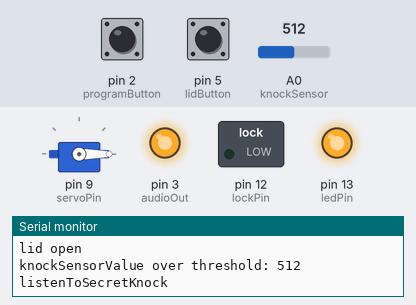
A sketch run on a simulated Arduino Uno, built with avr-gcc and run on an emulated ATmega328P. Shown: servo, switched loads named in the sketch (green lamp = pin HIGH), output pins drawn as LEDs (lit = HIGH), the last lines printed to the serial monitor. The test bench sets the inputs (shaded band); at power-on: pin 2 (programButton) LOW, A0 (knockSensor) = 512, pin 5 (lidButton) LOW. EEPROM starts erased.

Above: at 2.7 s.
2.8 s: pin 2 (programButton) pulled HIGH for 3.2 s
At 6.9 s:
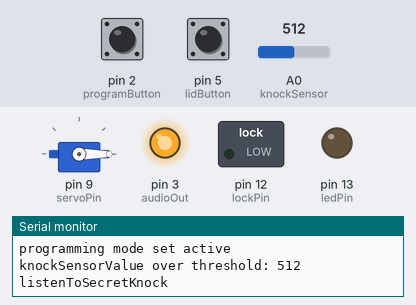
12.5 s: A0 (knockSensor) set to 5
18.4 s: A0 (knockSensor) set to 2
At 19.2 s:
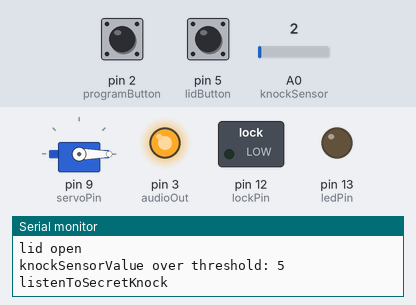
21.9 s: pin 5 (lidButton) pulled HIGH for 0.15 s
At 22.7 s:
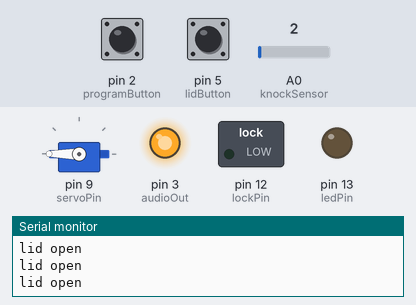
23.9 s: pin 2 (programButton) pulled HIGH for 0.15 s
At 24.6 s:
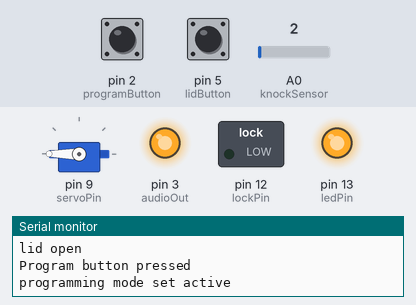
25.5 s: pin 2 (programButton) pulled HIGH for 1 s
At 26.0 s:
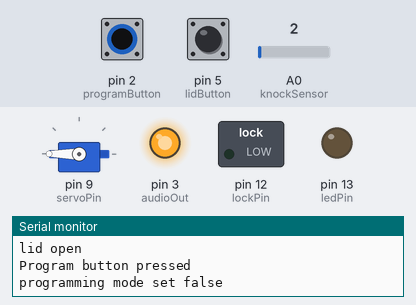
Timing chart, 0 to 28.5 s (numbered marks = the images above; inputs shaded):
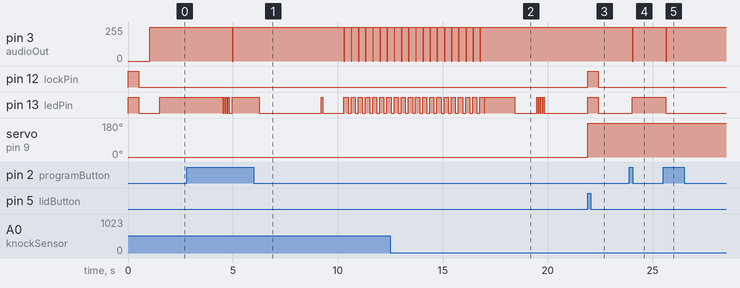

Measured:
- after the input at 2.8 s, pin 3 (audioOut): goes 0/255 0.04 s, 254/255 5.3 s, 6 × (0/255 0.04 s, 254/255 0.30 s), 0/255 0.04 s, then 254/255, starting after 2.2 s
- after the input at 18.4 s, pin 12 (lockPin): stays LOW (without the input it goes to HIGH after 1.6 s); pin 13 (ledPin): HIGH → LOW at once, then repeats every 0.10 s: HIGH 0.05 s, LOW 0.05 s, until it stays LOW from 19.8 s
- after the input at 21.9 s, pin 12 (lockPin), pin 13 (ledPin): LOW → HIGH at once, → LOW 0.50 s later; servo on pin 9 (servoPin): 0° → 180° at once
- after the input at 23.9 s, pin 3 (audioOut): 254/255 → 0/255 after 0.13 s, → 254/255 0.04 s later; pin 13 (ledPin): LOW → HIGH after 0.13 s
- after the input at 25.5 s, pin 3 (audioOut): 254/255 → 0/255 after 0.14 s, → 254/255 0.04 s later; pin 13 (ledPin): HIGH → LOW after 0.13 s

The sketch:

knock_treasure_chest.ino
```cpp
// (licence header left out)
#include <EEPROM.h>
const byte eepromValid = 123;    // If the first byte in eeprom is this then the data is valid.

#include <Servo.h>
Servo myservo;

const int programButton = 2;   // Record A New Knock button.
const int ledPin = 13;          // The status LED
const int knockSensor = A0;    // (Analog 1) for using the piezo as an input device. (aka knock sensor)
const int audioOut = 3;        // (Digial 2) for using the peizo as an output device. (Thing that goes beep.)
const int lockPin = 12;         // The pin that activates the solenoid lock. (now only visual feedback)
const int servoPin = 9;         // Servo that opens lock
const int lidButton = 5   ;           // switch, that indicates wheter lid is open or closed

/*Tuning constants. Changing the values below changes the behavior of the device.*/
int threshold = 4;//3                 // Minimum signal from the piezo to register as a knock. Higher = less sensitive. Typical values 1 - 10
const int rejectValue = 25;//25        // If an individual knock is off by this percentage of a knock we don't unlock. Typical values 10-30
const int averageRejectValue = 15;//15 // If the average timing of all the knocks is off by this percent we don't unlock. Typical values 5-20
const int knockFadeTime = 150;     // Milliseconds we allow a knock to fade before we listen for another one. (Debounce timer.)
const int lockOperateTime = 2500;  // Milliseconds that we operate the lock solenoid latch before releasing it.
const int maximumKnocks = 20;      // Maximum number of knocks to listen for.
const int knockComplete = 1200;    // Longest time to wait for a knock before we assume that it's finished. (milliseconds)

byte secretCode[maximumKnocks] = {50, 25, 25, 50, 100, 50, 0, 0, 0, 0, 0, 0, 0, 0, 0, 0, 0, 0, 0, 0};  // Initial setup: "Shave and a Hair Cut, two bits."
int knockReadings[maximumKnocks];    // When someone knocks this array fills with the delays between knocks.
int knockSensorValue = 0;            // Last reading of the knock sensor.
boolean programModeActive = false;   // True if we're trying to program a new knock.

boolean isLidOpen = false;            // lidButton tells us if lid is open
boolean isBoxLocked = true;           // wheter the lock is locked or open

void setup() {
  Serial.begin(9600);
  Serial.println("Debug");
  pinMode(ledPin, OUTPUT);
  pinMode(lockPin, OUTPUT);
  readSecretKnock();   // Load the secret knock (if any) from EEPROM.
  doorUnlock(500);     // Unlock the door for a bit when we power up. For system check and to allow a way in if the key is forgotten.
  delay(500);          // This delay is here because the solenoid lock returning to place can otherwise trigger and inadvertent knock.
  chirp(500, 1000);
  if (digitalRead(lidButton) == HIGH) {
    // close it, if lid is closed
    doorLock(500);
  }
}
void loop() {
  if (digitalRead(lidButton) == HIGH) {
    Serial.println("lid closed");
    isLidOpen=false;
    if(isBoxLocked == false){
      doorLock(500);
    }
  }
  else {
    Serial.println("lid open");
    isLidOpen=true;
  }
  // Listen for any knock at all.
  knockSensorValue = analogRead(knockSensor);

  if (digitalRead(programButton) == HIGH) { // is the program button pressed?
    Serial.println("Program button pressed");
    delay(100);   // Cheap debounce.
    if (digitalRead(programButton) == HIGH) {
      if (programModeActive == false) {    // If we're not in programming mode, turn it on.
        programModeActive = true;          // Remember we're in programming mode.
        Serial.println("programming mode set active");
        digitalWrite(ledPin, HIGH);        // Turn on the red light too so the user knows we're programming.
        chirp(500, 1500);                  // And play a tone in case the user can't see the LED.
        chirp(500, 1000);
      } else {                             // If we are in programing mode, turn it off.
        programModeActive = false;
        Serial.println("programming mode set false");
        digitalWrite(ledPin, LOW);
        chirp(500, 1000);                  // Turn off the programming LED and play a sad note.
        chirp(500, 1500);
        delay(500);
      }
      while (digitalRead(programButton) == HIGH) {
        delay(10);                         // Hang around until the button is released.
      }
    }
    delay(250);   // Another cheap debounce. Longer because releasing the button can sometimes be sensed as a knock.
  }


  if (knockSensorValue >= threshold) {
    Serial.print("knockSensorValue over threshold: ");
    Serial.println(knockSensorValue);

    if (programModeActive == true) { // Blink the LED when we sense a knock.
      digitalWrite(ledPin, LOW);
    } else {
      digitalWrite(ledPin, HIGH);
    }
    knockDelay();
    if (programModeActive == true) { // Un-blink the LED.
      digitalWrite(ledPin, HIGH);
    } else {
      digitalWrite(ledPin, LOW);
    }
    listenToSecretKnock();           // We have our first knock. Go and see what other knocks are in store...
  }

}

// Records the timing of knocks.
void listenToSecretKnock() {
  Serial.println("listenToSecretKnock");
  int i = 0;
  // First reset the listening array.
  for (i = 0; i < maximumKnocks; i++) {
    knockReadings[i] = 0;
  }

  int currentKnockNumber = 0;               // Position counter for the array.
  int startTime = millis();                 // Reference for when this knock started.
  int now = millis();

  do {                                      // Listen for the next knock or wait for it to timeout.
    knockSensorValue = analogRead(knockSensor);
    if (knockSensorValue >= threshold) {                  // Here's another knock. Save the time between knocks.
      now = millis();
      knockReadings[currentKnockNumber] = now - startTime;
      currentKnockNumber ++;
      startTime = now;

      if (programModeActive == true) {  // Blink the LED when we sense a knock.
        digitalWrite(ledPin, LOW);
      } else {
        digitalWrite(ledPin, HIGH);
      }
      knockDelay();
      if (programModeActive == true) { // Un-blink the LED.
        digitalWrite(ledPin, HIGH);
      } else {
        digitalWrite(ledPin, LOW);
      }
    }

    now = millis();

    // Stop listening if there are too many knocks or there is too much time between knocks.
  } while ((now - startTime < knockComplete) && (currentKnockNumber < maximumKnocks));

  //we've got our knock recorded, lets see if it's valid
  if (programModeActive == false) {          // Only do this if we're not recording a new knock.
    if (validateKnock() == true) {
      doorUnlock(lockOperateTime);
    } else {
      // knock is invalid. Blink the LED as a warning to others.
      for (i = 0; i < 4; i++) {
        digitalWrite(ledPin, HIGH);
        delay(50);
        digitalWrite(ledPin, LOW);
        delay(50);
      }
    }
  } else { // If we're in programming mode we still validate the lock because it makes some numbers we need, we just don't do anything with the return.
    validateKnock();
  }

  Serial.println("listenToSecretKnock done");

}


// Unlocks the door.
void doorUnlock(int delayTime) {
  Serial.println("Unlock");
  digitalWrite(ledPin, HIGH);
  digitalWrite(lockPin, HIGH);
  myservo.attach(servoPin);
  myservo.write(0);
  isBoxLocked = false;
  delay(delayTime);
  myservo.detach();
  digitalWrite(lockPin, LOW);
  digitalWrite(ledPin, LOW);
  Serial.println("Unlock done");
}

// Unlocks the door.
void doorLock(int delayTime) {
  Serial.println("Lock");
  digitalWrite(ledPin, HIGH);
  digitalWrite(lockPin, HIGH);
  myservo.attach(servoPin);
  myservo.write(180);
  isBoxLocked = true;
  delay(delayTime);
  myservo.detach();
  digitalWrite(lockPin, LOW);
  digitalWrite(ledPin, LOW);
  Serial.println("Lock done");
}

// Checks to see if our knock matches the secret.
// Returns true if it's a good knock, false if it's not.
boolean validateKnock() {
  int i = 0;

  int currentKnockCount = 0;
  int secretKnockCount = 0;
  int maxKnockInterval = 0;               // We use this later to normalize the times.

  Serial.println("validating knock");

  for (i = 0; i < maximumKnocks; i++) {
    if (knockReadings[i] > 0) {
      currentKnockCount++;
    }
    if (secretCode[i] > 0) {
      secretKnockCount++;
    }

    if (knockReadings[i] > maxKnockInterval) {  // Collect normalization data while we're looping.
      maxKnockInterval = knockReadings[i];
    }
  }

  Serial.print("programModeActive: ");
  Serial.println(programModeActive);

  // If we're recording a new knock, save the info and get out of here.
  if (programModeActive == true) {
    for (i = 0; i < maximumKnocks; i++) { // Normalize the time between knocks. (the longest time = 100)
      secretCode[i] = map(knockReadings[i], 0, maxKnockInterval, 0, 100);
    }
    saveSecretKnock();                // save the result to EEPROM
    programModeActive = false;
    playbackKnock(maxKnockInterval);

    Serial.println("new knock saved");

    return false;
  }

  if (currentKnockCount != secretKnockCount) { // Easiest check first. If the number of knocks is wrong, don't unlock.
    Serial.println("knock unknown");

    return false;
  }

  /*  Now we compare the relative intervals of our knocks, not the absolute time between them.
      (ie: if you do the same pattern slow or fast it should still open the door.)
      This makes it less picky, which while making it less secure can also make it
      less of a pain to use if you're tempo is a little slow or fast.
  */
  int totaltimeDifferences = 0;
  int timeDiff = 0;
  for (i = 0; i < maximumKnocks; i++) { // Normalize the times
    knockReadings[i] = map(knockReadings[i], 0, maxKnockInterval, 0, 100);
    timeDiff = abs(knockReadings[i] - secretCode[i]);
    if (timeDiff > rejectValue) {       // Individual value too far out of whack. No access for this knock!
      return false;
    }
    totaltimeDifferences += timeDiff;
  }
  // It can also fail if the whole thing is too inaccurate.
  if (totaltimeDifferences / secretKnockCount > averageRejectValue) {
    Serial.println("knock inaccurate");

    return false;
  }

  Serial.println("knock ok");

  return true;
}


// reads the secret knock from EEPROM. (if any.)
void readSecretKnock() {
  byte reading;
  int i;
  reading = EEPROM.read(0);
  if (reading == eepromValid) {   // only read EEPROM if the signature byte is correct.
    for (int i = 0; i < maximumKnocks ; i++) {
      secretCode[i] =  EEPROM.read(i + 1);
    }
  }
}


//saves a new pattern too eeprom
void saveSecretKnock() {
  EEPROM.write(0, 0);  // clear out the signature. That way we know if we didn't finish the write successfully.
  for (int i = 0; i < maximumKnocks; i++) {
    EEPROM.write(i + 1, secretCode[i]);
  }
  EEPROM.write(0, eepromValid);  // all good. Write the signature so we'll know it's all good.
}

// Plays back the pattern of the knock in blinks and beeps
void playbackKnock(int maxKnockInterval) {
  Serial.println("play back");
  digitalWrite(ledPin, LOW);
  delay(1000);
  digitalWrite(ledPin, HIGH);
  chirp(200, 1800);
  for (int i = 0; i < maximumKnocks ; i++) {
    digitalWrite(ledPin, LOW);
    // only turn it on if there's a delay
    if (secretCode[i] > 0) {
      delay(map(secretCode[i], 0, 100, 0, maxKnockInterval)); // Expand the time back out to what it was. Roughly.
      digitalWrite(ledPin, HIGH);
      chirp(200, 1800);
    }
  }
  digitalWrite(ledPin, LOW);
  Serial.println("play back done");
}

// Deals with the knock delay thingy.
void knockDelay() {
  int itterations = (knockFadeTime / 20);      // Wait for the peak to dissipate before listening to next one.
  for (int i = 0; i < itterations; i++) {
    delay(10);
    analogRead(knockSensor);                  // This is done in an attempt to defuse the analog sensor's capacitor that will give false readings on high impedance sensors.
    delay(10);
  }
}

// Plays a non-musical tone on the piezo.
// playTime = milliseconds to play the tone
// delayTime = time in microseconds between ticks. (smaller=higher pitch tone.)
void chirp(int playTime, int delayTime) {
  long loopTime = (playTime * 1000L) / delayTime;
  pinMode(audioOut, OUTPUT);
  for (int i = 0; i < loopTime; i++) {
    digitalWrite(audioOut, HIGH);
    delayMicroseconds(delayTime);
    digitalWrite(audioOut, LOW);
  }
  pinMode(audioOut, INPUT);
}
```
